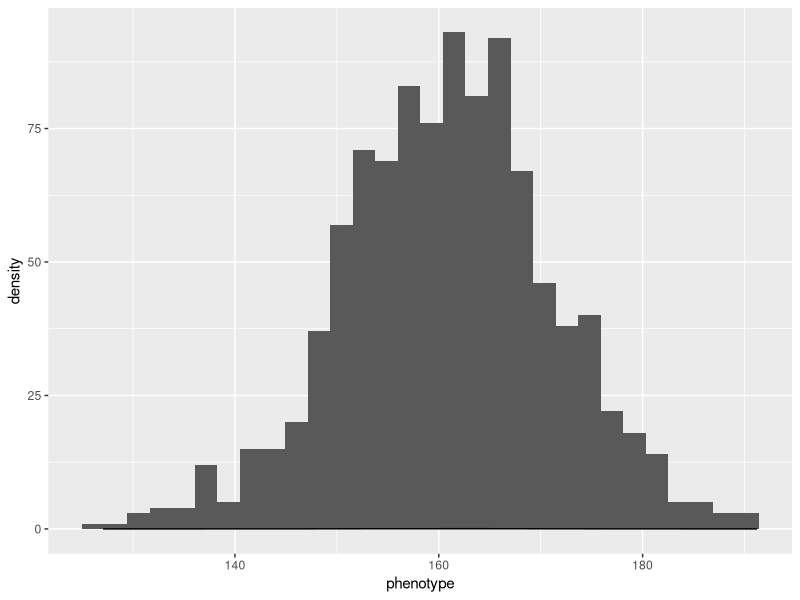
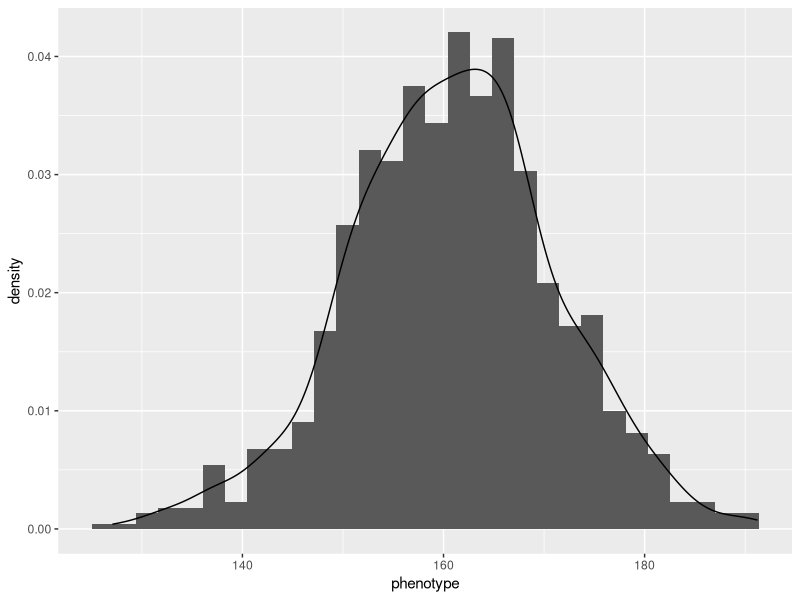
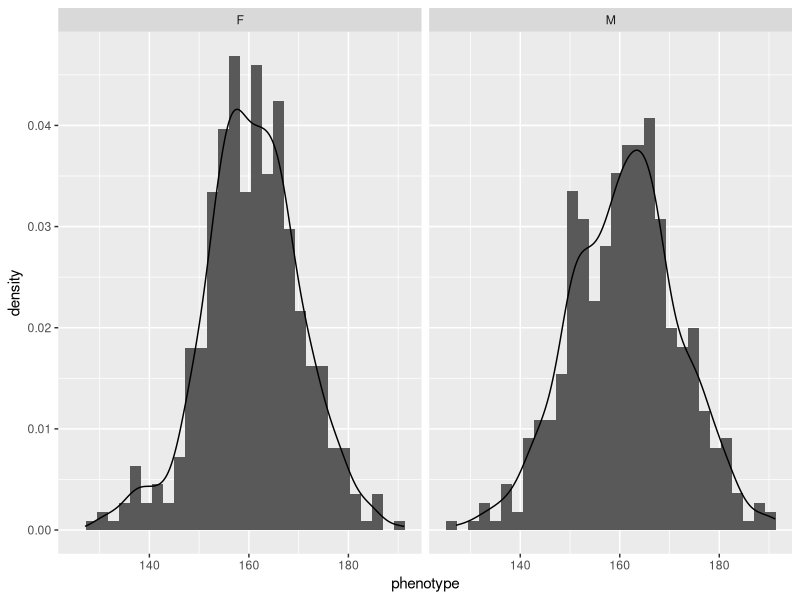
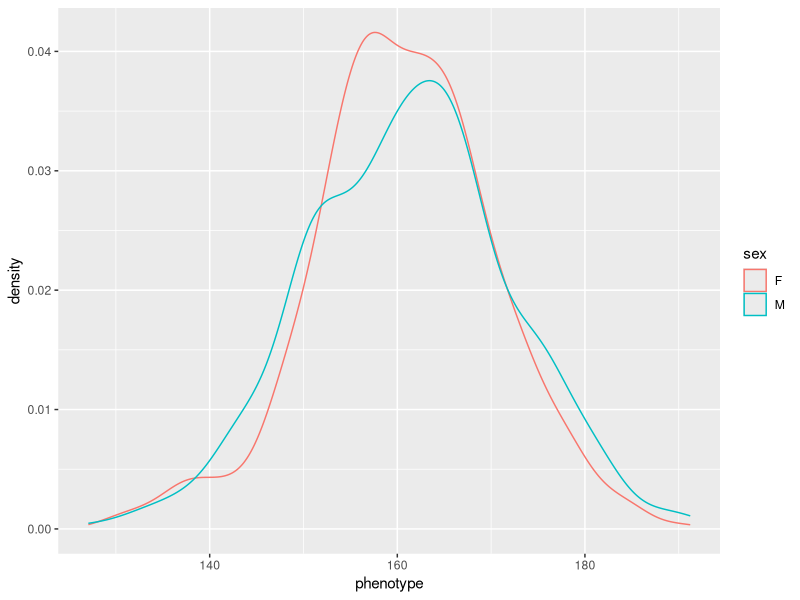
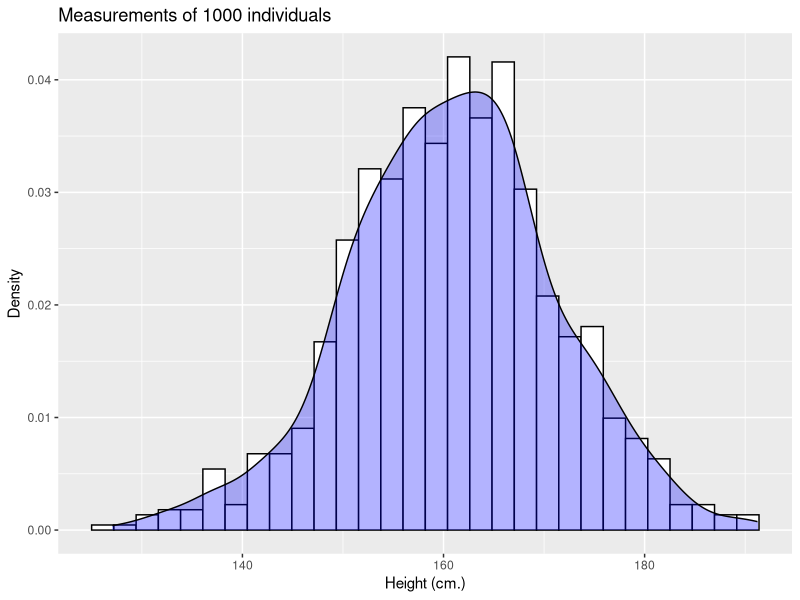
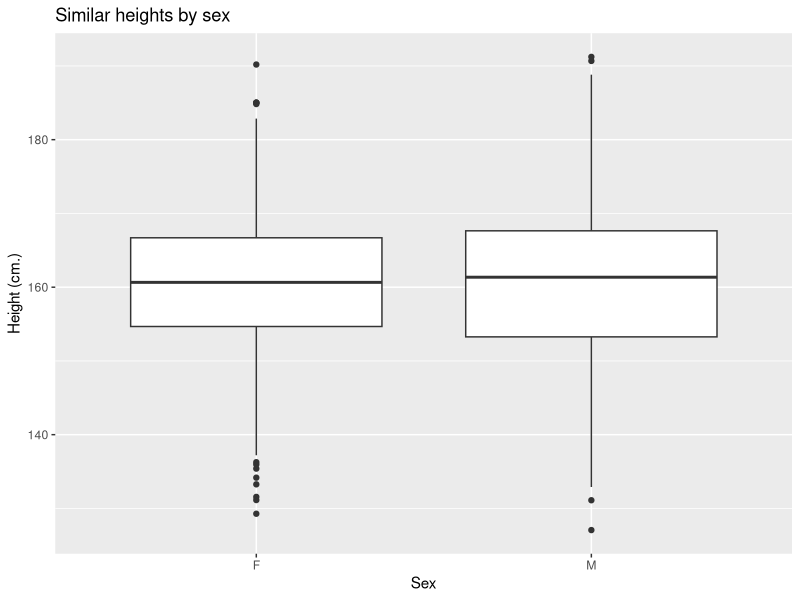
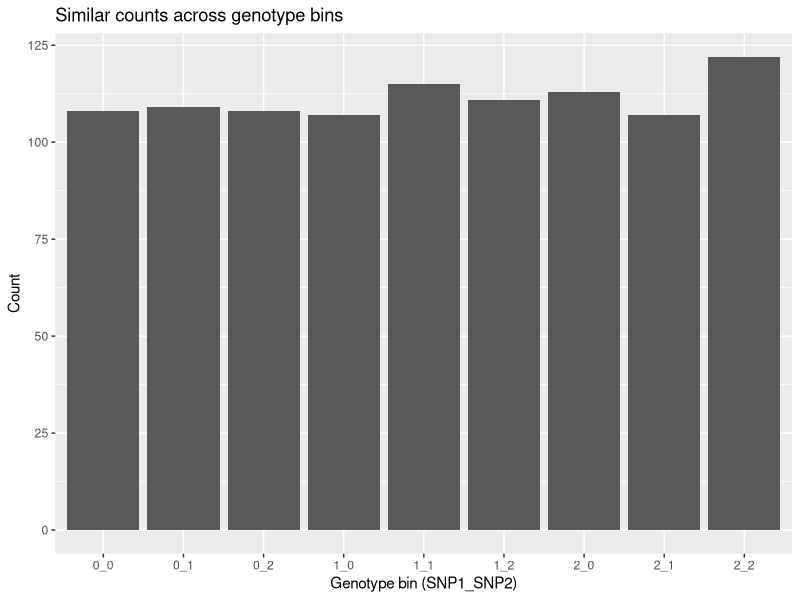
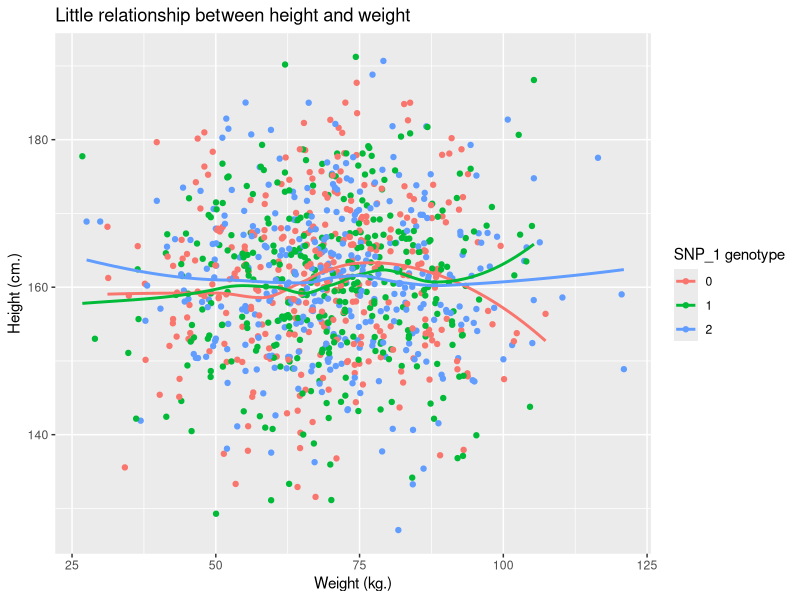

These charts were generated, in order, by the following R code:
## ---- chunk 1
# Load packages
library("knitr")
library("tidyverse")

# Parameters
set.seed(2073)
n_individuals <- 1000
n_snps <- 10

# Randomly generate data
#   Genotypes for 10 SNPs (coded 0, 1, 2)
#   Phenotype
#   Sex
#   Weight
#   Also add an ID
# Check data
snp_data <- as.data.frame(matrix(sample(0:2, n_individuals * n_snps, replace = TRUE), nrow = n_individuals))
colnames(snp_data) <- paste("SNP", 1:n_snps, sep = "_")
snp_data$phenotype <- rnorm(n_individuals, mean = 160, sd = 10)
snp_data$sex <- sample(c("F","M"), n_individuals, replace = TRUE)
snp_data$weight <- rnorm(n_individuals, mean = 70, sd = 15)
snp_data$ID <- paste0("subject",1:n_individuals)

## ---- chunk 2
# Show data
kable(head(snp_data))
## ---- chunk 3
# Your code here
snp_data %>% ggplot(aes(x=phenotype)) + 
  geom_histogram() + 
  geom_density()


snp_data %>% ggplot(aes(x=phenotype)) + 
  geom_histogram(aes(y=..density..)) + 
  geom_density()
## ---- chunk 4
# Your code here
snp_data %>% ggplot(aes(x=phenotype)) + 
  geom_histogram(aes(y=..density..)) + 
  geom_density() +
  facet_wrap(~sex)

snp_data %>% ggplot(aes(x=phenotype)) + 
  #geom_histogram(aes(y=..density..)) + 
  geom_density(aes(color=sex))

## ---- chunk 5
# Show bins
kable(table(snp_data$SNP_1, snp_data$SNP_2))
## ---- chunk 6
# Make a binning variable
snp_data$haplo12 <- paste(snp_data$SNP_1, snp_data$SNP_2, sep="_")
kable(table(snp_data$haplo12))
## ---- chunk 7
# Your code here

## ---- chunk 8
# Your code here

## ---- chunk 9
# Your code here

## ---- chunk 10
# Your code here

## ---- chunk 11
# Your code here

## ---- chunk 12
snp_data %>% ggplot() +
  geom_histogram(aes(x=phenotype, y=..density..), color=1, fill="white") +
  geom_density(aes(x=phenotype), fill="blue", alpha=0.3) +
  xlab("Height (cm.)") + ylab("Density") + ggtitle("Measurements of 1000 individuals")
## ---- chunk 13
snp_data %>% ggplot() +
  geom_boxplot(aes(x=sex, y=phenotype)) +
  xlab("Sex") + ylab("Height (cm.)") + ggtitle("Similar heights by sex")
## ---- chunk 14
snp_data %>% ggplot() +
  geom_bar(aes(x=haplo12)) +
  xlab("Genotype bin (SNP1_SNP2)") + ylab("Count") +
  ggtitle("Similar counts across genotype bins")
## ---- chunk 15
snp_data %>% ggplot() +
  geom_point(aes(x=weight, y=phenotype, color=factor(SNP_1))) +
  geom_smooth(aes(x=weight, y=phenotype, color=factor(SNP_1)), se = FALSE) +
  xlab("Weight (kg.)") + ylab("Height (cm.)") +
  ggtitle("Little relationship between height and weight") +
  guides(color=guide_legend(title="SNP_1 genotype"))
## ---- chunk 16
snp_data %>% ggplot() +
  geom_point(aes(x=weight, y=phenotype, color=sex)) +
  facet_grid(~SNP_1) +
  xlab("Weight (kg.)") + ylab("Height (cm.)") +
  ggtitle("Height-weight relationship by SNP1 genotype")
## ---- chunk 17
snp_data %>% ggplot() +
  geom_point(aes(x=weight, y=phenotype, color=sex)) +
  geom_smooth(aes(x=weight, y=phenotype, group=haplo12), se=FALSE, method="lm") +
  facet_grid(SNP_1 ~ SNP_2) +
  xlab("Weight (kg.)") + ylab("Height (cm.)") +
  ggtitle("Height-weight relationship by SNP1 and SNP2 genotype")
## ---- chunk 18
# Your code here
